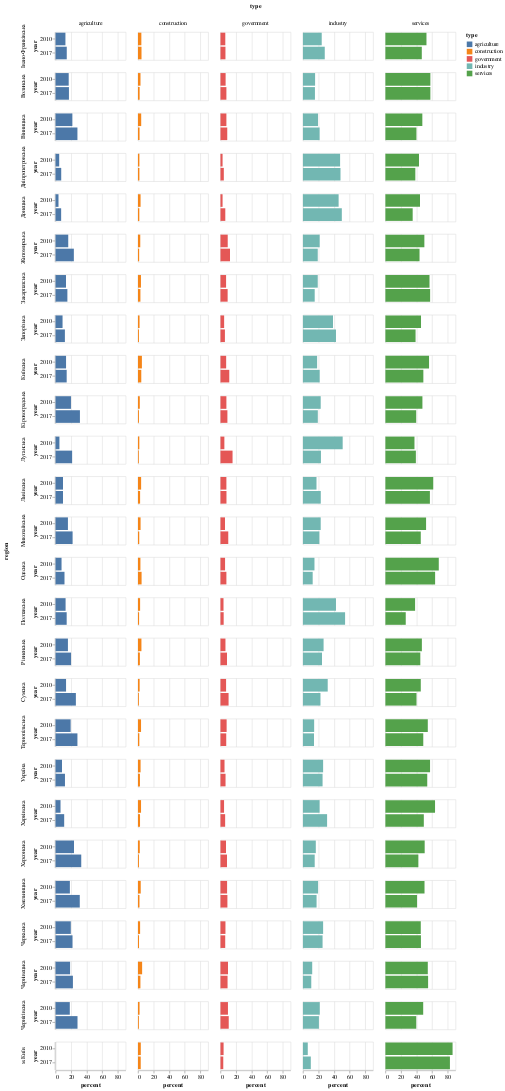

The notebook cell saved with this chart:
### Markdown cell above
**Для того щоб оцінити як за 7 років змінилася кожна окрема галузь я зробила візуалізацію, на якій просто порівнюється відсоток кожної галузі. Але її проблема в тому, що вона не дозволяє оцінити саме структуру ВДВ - тобто ми не бачимо суму галузей в цілому. Тому ця і попередня візуалізація доповнюють одна іншу.**

### Code cell
alt.Chart(new_df).mark_bar().encode(
    x = alt.X('percent'),
    y = alt.Y('year:N'),
    row = alt.Row('region:N'),
    column = alt.Row('type:N'),
    tooltip = [alt.Tooltip('type'), alt.Tooltip('percent')],
    color = alt.Color('type:N')
).properties(width = 125, height = 50)

### Figure 1 — Vega-Lite specification as saved in the notebook (floating-point values rounded to 4 significant figures; data arrays with more than 128 entries replaced by an {"elided": "..."} marker saying what was removed)
{"config": {"view": {"continuousWidth": 400, "continuousHeight": 300}}, "data": {"name": "data-dce56739b4ac6b01e1c8b745404341ff"}, "mark": "bar", "encoding": {"color": {"type": "nominal", "field": "type"}, "column": {"type": "nominal", "field": "type"}, "row": {"type": "nominal", "field": "region"}, "tooltip": [{"type": "nominal", "field": "type"}, {"type": "quantitative", "field": "percent"}], "x": {"type": "quantitative", "field": "percent"}, "y": {"type": "nominal", "field": "year"}}, "height": 50, "width": 125, "$schema": "https://vega.github.io/schema/vega-lite/v4.8.1.json", "datasets": {"data-dce56739b4ac6b01e1c8b745404341ff": {"elided": "260 records"}}}
